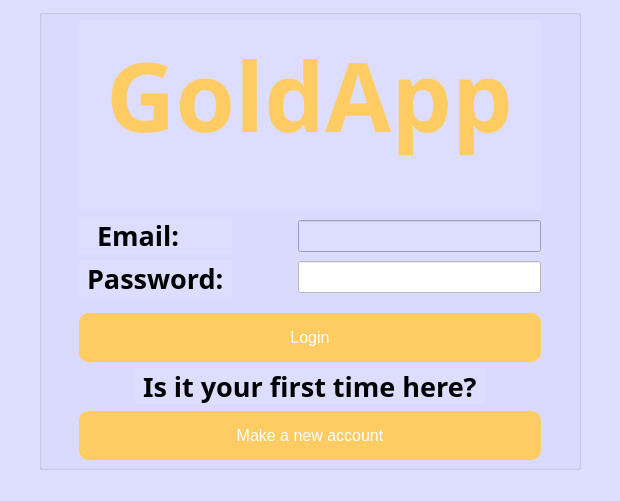
<?xml version="1.0" encoding="UTF-8"?>
<ui version="4.0">
 <class>MainWindow</class>
 <widget class="QMainWindow" name="MainWindow">
  <property name="geometry">
   <rect>
    <x>0</x>
    <y>0</y>
    <width>519</width>
    <height>422</height>
   </rect>
  </property>
  <property name="maximumSize">
   <size>
    <width>1800</width>
    <height>1200</height>
   </size>
  </property>
  <property name="windowTitle">
   <string>MainWindow</string>
  </property>
  <property name="autoFillBackground">
   <bool>false</bool>
  </property>
  <property name="styleSheet">
   <string notr="true">background-color: rgb(220, 221, 255);
border-top-color: rgb(255, 255, 255);
margin-left: 30px;
margin-right: 30px;</string>
  </property>
  <widget class="QWidget" name="centralwidget">
   <layout class="QGridLayout" name="gridLayout_2">
    <item row="0" column="0">
     <widget class="QGroupBox" name="groupBox">
      <layout class="QGridLayout" name="gridLayout">
       <item row="0" column="0">
        <layout class="QVBoxLayout" name="verticalLayout_3">
         <item alignment="Qt::AlignHCenter">
          <widget class="QLabel" name="app_logo">
           <property name="font">
            <font>
             <family>Sitka Small</family>
             <pointsize>72</pointsize>
             <weight>75</weight>
             <bold>true</bold>
            </font>
           </property>
           <property name="styleSheet">
            <string notr="true">color: rgb(255, 203, 99);
padding-top: 10px;
padding-bottom: 50px;
</string>
           </property>
           <property name="text">
            <string>GoldApp</string>
           </property>
          </widget>
         </item>
         <item>
          <layout class="QHBoxLayout" name="horizontalLayout">
           <item>
            <layout class="QVBoxLayout" name="verticalLayout_2">
             <item>
              <widget class="QLabel" name="email_label">
               <property name="font">
                <font>
                 <family>Segoe UI Semibold</family>
                 <pointsize>20</pointsize>
                 <weight>75</weight>
                 <bold>true</bold>
                </font>
               </property>
               <property name="styleSheet">
                <string notr="true">padding-left: 10px;</string>
               </property>
               <property name="text">
                <string>Email:</string>
               </property>
              </widget>
             </item>
             <item>
              <widget class="QLabel" name="pw_label">
               <property name="font">
                <font>
                 <family>Segoe UI Semibold</family>
                 <pointsize>20</pointsize>
                 <weight>75</weight>
                 <bold>true</bold>
                </font>
               </property>
               <property name="text">
                <string>Password:</string>
               </property>
              </widget>
             </item>
            </layout>
           </item>
           <item>
            <layout class="QVBoxLayout" name="verticalLayout">
             <property name="sizeConstraint">
              <enum>QLayout::SetNoConstraint</enum>
             </property>
             <item>
              <widget class="QLineEdit" name="inputBox_2">
               <property name="font">
                <font>
                 <pointsize>18</pointsize>
                </font>
               </property>
               <property name="styleSheet">
                <string notr="true">background-color: rgb(255, 255, 255);
QWidget#inputBox{
	padding-top: 3cm;
}</string>
               </property>
               <property name="text">
                <string/>
               </property>
              </widget>
             </item>
             <item>
              <widget class="QLineEdit" name="inputBox">
               <property name="font">
                <font>
                 <pointsize>18</pointsize>
                </font>
               </property>
               <property name="styleSheet">
                <string notr="true">background-color: rgb(255, 255, 255);</string>
               </property>
               <property name="text">
                <string/>
               </property>
              </widget>
             </item>
            </layout>
           </item>
          </layout>
         </item>
         <item>
          <widget class="QPushButton" name="login_button">
           <property name="font">
            <font>
             <pointsize>-1</pointsize>
             <underline>false</underline>
             <strikeout>false</strikeout>
            </font>
           </property>
           <property name="styleSheet">
            <string notr="true">
  background-color:  rgb(255, 203, 99); /* Green */
border: none;
border-radius: 10px;
  color: white;
  padding: 15px 32px;
  text-align: center;
  text-decoration: none;
  display: inline-block;
  font-size: 16px;
margin-top: 10px</string>
           </property>
           <property name="text">
            <string>Login</string>
           </property>
          </widget>
         </item>
        </layout>
       </item>
       <item row="1" column="0">
        <layout class="QVBoxLayout" name="verticalLayout_4">
         <item alignment="Qt::AlignHCenter|Qt::AlignBottom">
          <widget class="QLabel" name="new_label">
           <property name="font">
            <font>
             <family>Segoe UI Semibold</family>
             <pointsize>20</pointsize>
             <weight>75</weight>
             <bold>true</bold>
            </font>
           </property>
           <property name="styleSheet">
            <string notr="true">padding-top: 2cm</string>
           </property>
           <property name="text">
            <string>Is it your first time here?</string>
           </property>
          </widget>
         </item>
         <item>
          <widget class="QPushButton" name="new_button">
           <property name="font">
            <font>
             <pointsize>-1</pointsize>
             <underline>false</underline>
             <strikeout>false</strikeout>
            </font>
           </property>
           <property name="styleSheet">
            <string notr="true">
  background-color:  rgb(255, 203, 99); /* Green */
  border: none;
border-radius: 10px;
  color: white;
  padding: 15px 32px;
  text-align: center;
  text-decoration: none;
  display: inline-block;
  font-size: 16px;</string>
           </property>
           <property name="text">
            <string>Make a new account</string>
           </property>
          </widget>
         </item>
        </layout>
       </item>
      </layout>
     </widget>
    </item>
   </layout>
  </widget>
  <widget class="QStatusBar" name="statusbar"/>
 </widget>
 <resources/>
 <connections/>
</ui>
